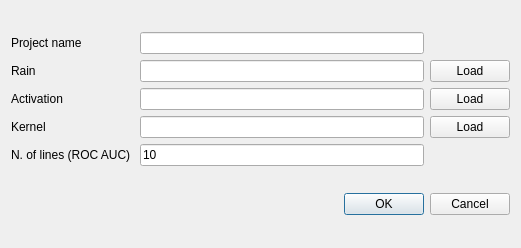
<?xml version="1.0" encoding="UTF-8"?>
<ui version="4.0">
 <class>Validation</class>
 <widget class="QDialog" name="Validation">
  <property name="geometry">
   <rect>
    <x>0</x>
    <y>0</y>
    <width>521</width>
    <height>248</height>
   </rect>
  </property>
  <property name="windowTitle">
   <string>Validation</string>
  </property>
  <layout class="QVBoxLayout" name="verticalLayout">
   <item>
    <layout class="QGridLayout" name="gridLayout">
     <item row="2" column="2">
      <widget class="QLineEdit" name="lineEdit_activation">
       <property name="readOnly">
        <bool>true</bool>
       </property>
      </widget>
     </item>
     <item row="2" column="0">
      <widget class="QLabel" name="label_2">
       <property name="text">
        <string>Activation</string>
       </property>
      </widget>
     </item>
     <item row="1" column="0">
      <widget class="QLabel" name="label">
       <property name="text">
        <string>Rain</string>
       </property>
      </widget>
     </item>
     <item row="3" column="3">
      <widget class="QPushButton" name="pushButton_3">
       <property name="text">
        <string>Load</string>
       </property>
      </widget>
     </item>
     <item row="3" column="0">
      <widget class="QLabel" name="label_3">
       <property name="text">
        <string>Kernel</string>
       </property>
      </widget>
     </item>
     <item row="3" column="2">
      <widget class="QLineEdit" name="lineEdit_kernel">
       <property name="readOnly">
        <bool>true</bool>
       </property>
      </widget>
     </item>
     <item row="1" column="2">
      <widget class="QLineEdit" name="lineEdit_rain">
       <property name="readOnly">
        <bool>true</bool>
       </property>
      </widget>
     </item>
     <item row="0" column="2">
      <widget class="QLineEdit" name="lineEditProjName"/>
     </item>
     <item row="1" column="3">
      <widget class="QPushButton" name="pushButton">
       <property name="text">
        <string>Load</string>
       </property>
      </widget>
     </item>
     <item row="2" column="3">
      <widget class="QPushButton" name="pushButton_2">
       <property name="text">
        <string>Load</string>
       </property>
      </widget>
     </item>
     <item row="0" column="0">
      <widget class="QLabel" name="label_4">
       <property name="text">
        <string>Project name</string>
       </property>
      </widget>
     </item>
     <item row="4" column="0">
      <widget class="QLabel" name="label_5">
       <property name="text">
        <string>N. of lines (ROC AUC) </string>
       </property>
      </widget>
     </item>
     <item row="4" column="2">
      <widget class="QLineEdit" name="lineEditNumberOfLines">
       <property name="text">
        <string>10</string>
       </property>
      </widget>
     </item>
    </layout>
   </item>
   <item>
    <widget class="QDialogButtonBox" name="buttonBox">
     <property name="orientation">
      <enum>Qt::Horizontal</enum>
     </property>
     <property name="standardButtons">
      <set>QDialogButtonBox::Cancel|QDialogButtonBox::Ok</set>
     </property>
    </widget>
   </item>
  </layout>
 </widget>
 <resources/>
 <connections>
  <connection>
   <sender>buttonBox</sender>
   <signal>accepted()</signal>
   <receiver>Validation</receiver>
   <slot>accept()</slot>
   <hints>
    <hint type="sourcelabel">
     <x>248</x>
     <y>254</y>
    </hint>
    <hint type="destinationlabel">
     <x>157</x>
     <y>274</y>
    </hint>
   </hints>
  </connection>
  <connection>
   <sender>buttonBox</sender>
   <signal>rejected()</signal>
   <receiver>Validation</receiver>
   <slot>reject()</slot>
   <hints>
    <hint type="sourcelabel">
     <x>316</x>
     <y>260</y>
    </hint>
    <hint type="destinationlabel">
     <x>286</x>
     <y>274</y>
    </hint>
   </hints>
  </connection>
 </connections>
</ui>
